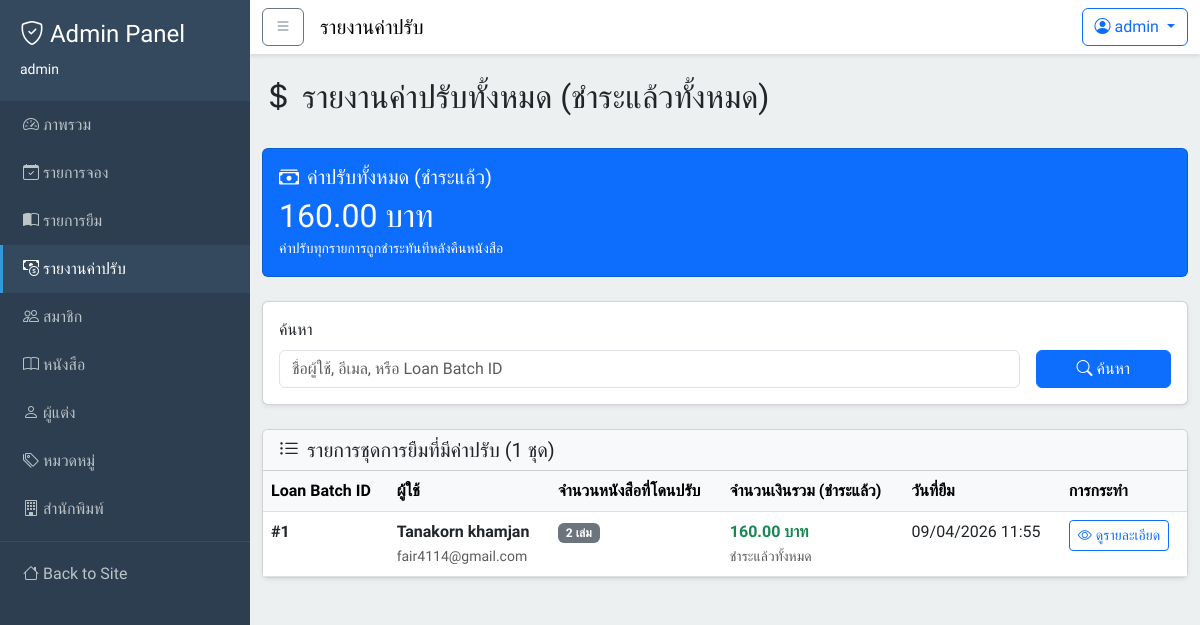
/dashboard/fines/ (signed in), run on an earlier commit of the app's database.
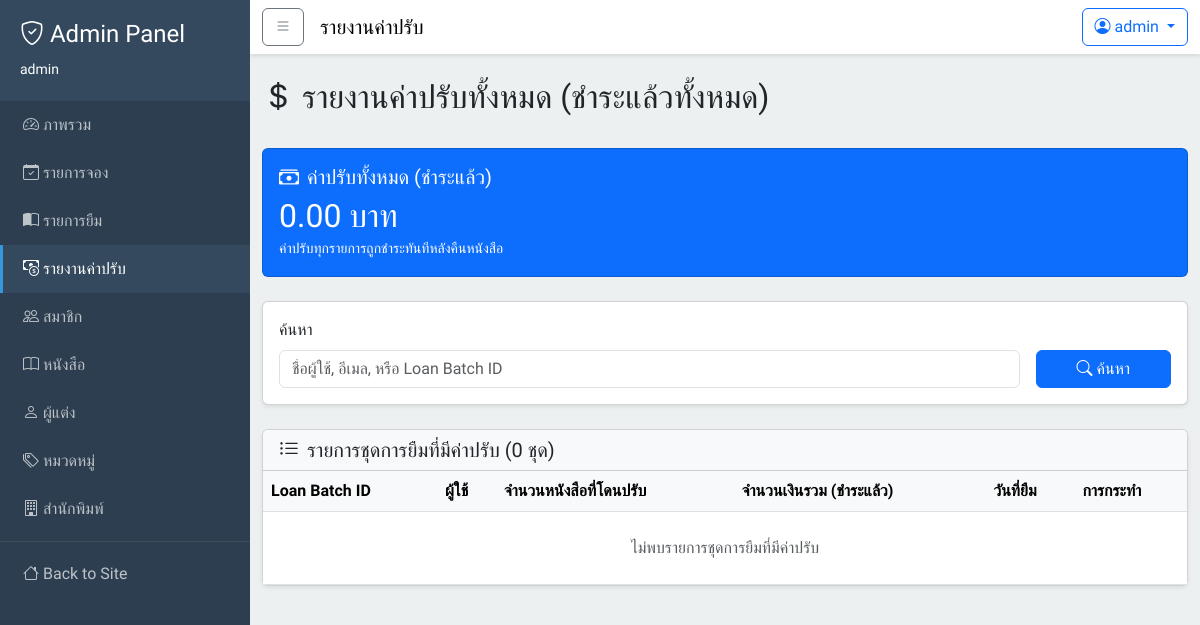
And on a later commit of the database.
### loans/models.py (models this page shows, shortened)
class Loan(models.Model):
    STATUS_CHOICES = [
        ('active', 'กำลังยืม'),
        ('completed', 'เสร็จสิ้น'),
    ]
    id = models.AutoField(primary_key=True)
    user = models.ForeignKey(
        settings.AUTH_USER_MODEL,
        on_delete=models.CASCADE,
        related_name='loans'
    )
    status = models.CharField(
        max_length=20,
        choices=STATUS_CHOICES,
        default='active'
    )
    due_date = models.DateTimeField(null=True, blank=True)
    created_at = models.DateTimeField(auto_now_add=True)
    if TYPE_CHECKING:
        loan_items: Manager["LoanItem"]
    class Meta:
        db_table = 'loans'
        verbose_name = 'Loan'
        verbose_name_plural = 'Loans'
        ordering = ['-created_at']

### users/models.py (models this page shows, shortened)
class User(AbstractUser):
    phone_number = models.CharField(max_length=10, null=False, blank=False)
    citizen_id = models.CharField(
    max_length=13,
    unique=True,
    null=False,
    blank=False,
    validators=[
        RegexValidator(
            regex=r'^\d{13}$',
            message='Citizen ID must be exactly 13 digits'
        )
    ])

### fines/views.py (the view)
# urls.py: path('dashboard/fines/', views.dashboard_fines_view, name='dashboard_fines'),
@login_required
@user_passes_test(is_staff)
def dashboard_fines_view(request):
    search_query = request.GET.get('search', '')
    loan_batches = Loan.objects.filter(
        loan_items__fines__isnull=False
    ).select_related(
        'user'
    ).prefetch_related(
        'loan_items__fines'
    ).annotate(
        total_fine_amount=Sum('loan_items__fines__amount'),
        fine_count=Count('loan_items__fines', distinct=True)
    ).distinct()
    if search_query:
        q_filter = Q(user__username__icontains=search_query)
        q_filter |= Q(user__email__icontains=search_query)
        if search_query.isdigit():
            q_filter |= Q(id=int(search_query))
        loan_batches = loan_batches.filter(q_filter).distinct()
    loan_batches = loan_batches.order_by('-created_at')
    all_fines = Fine.objects.all()
    total_all = all_fines.aggregate(Sum('amount'))['amount__sum'] or 0
    context = {
        'loan_batches': loan_batches,
        'total_all': total_all,
        'search_query': search_query,
    }
    return render(request, 'dashboard/fines/list.html', context)

### books/cart.py (called while the page is built)
    def count(self):
        return len(self.cart)

### books/context_processors.py (called while the page is built)
def cart_context(request):
    cart = Cart(request)
    return {
        'cart_count': cart.count()
    }

### fines/views.py (called while the page is built)
def is_staff(user):
    return user.is_staff

### templates/dashboard/fines/list.html (shortened to what the changed rows need)
{% extends "base_admin.html" %}
{% block content %}
    <div class="row mb-4">
        <div class="col">
            <h2>
                <i class="bi bi-currency-dollar me-2"></i>รายงานค่าปรับทั้งหมด (ชำระแล้วทั้งหมด)
            </h2>
        </div>
    </div>
    <div class="row mb-4">
        <div class="col-md-12">
            <div class="card text-white bg-primary">
                <div class="card-body">
                    <h5 class="card-title">
                        <i class="bi bi-cash-stack me-2"></i>ค่าปรับทั้งหมด (ชำระแล้ว)
                    </h5>
                    <h2 class="mb-0">{{ total_all|floatformat:2 }} บาท</h2>
                    <small>ค่าปรับทุกรายการถูกชำระทันทีหลังคืนหนังสือ</small>
                </div>
            </div>
        </div>
    </div>
    <div class="card shadow-sm">
        <div class="card-header bg-light">
            <h5 class="mb-0">
                <i class="bi bi-list-ul me-2"></i>รายการชุดการยืมที่มีค่าปรับ ({{ loan_batches.count }} ชุด)
            </h5>
        </div>
        <div class="card-body p-0">
            <div class="table-responsive">
                <table class="table table-hover mb-0">
                    <thead class="table-light">
                        <tr>
                            <th>Loan Batch ID</th>
                            <th>ผู้ใช้</th>
                            <th>จำนวนหนังสือที่โดนปรับ</th>
                            <th>จำนวนเงินรวม (ชำระแล้ว)</th>
                            <th>วันที่ยืม</th>
                            <th>การกระทำ</th>
                        </tr>
                    </thead>
                    <tbody>
                        {% for batch in loan_batches %}
                            <tr>
                                <td>
                                    <strong>#{{ batch.id }}</strong>
                                </td>
                                <td>
                                    <div>
                                        <strong>{{ batch.user.get_full_name|default:batch.user.username }}</strong>
                                    </div>
                                    <small class="text-muted">{{ batch.user.email }}</small>
                                </td>
                                <td>
                                    <span class="badge bg-secondary">{{ batch.fine_count }} เล่ม</span>
                                </td>
                                <td>
                                    <strong class="text-success">{{ batch.total_fine_amount|floatformat:2 }} บาท</strong>
                                    <div>
                                        <small class="text-muted">ชำระแล้วทั้งหมด</small>
                                    </div>
                                </td>
                                <td>{{ batch.created_at|date:"d/m/Y H:i" }}</td>
                                <td>
                                    <a href="{% url 'fines:dashboard_fines_detail' batch.id %}"
                                       class="btn btn-sm btn-outline-primary">
                                        <i class="bi bi-eye me-1"></i>ดูรายละเอียด
                                    </a>
                                </td>
                            </tr>
                        {% empty %}
                            <tr>
                                <td colspan="6" class="text-center text-muted py-4">ไม่พบรายการชุดการยืมที่มีค่าปรับ</td>
                            </tr>
                        {% endfor %}
                    </tbody>
                </table>
            </div>
        </div>
    </div>
{% endblock content %}

What changed in the data, as far as the page shows it:
removed Loan: id "1", user.get_full_name "Tanakorn khamjan", user.email "fair4114@gmail.com", fine_count "2", total_fine_amount "160.00", created_at "09/04/2026 11:55"
Also different on the page:
{{ total_all|floatformat:2 }}: "160.00" → "0.00"
{{ loan_batches.count }}: "1" → "0"
text now shown: "ไม่พบรายการชุดการยืมที่มีค่าปรับ"
